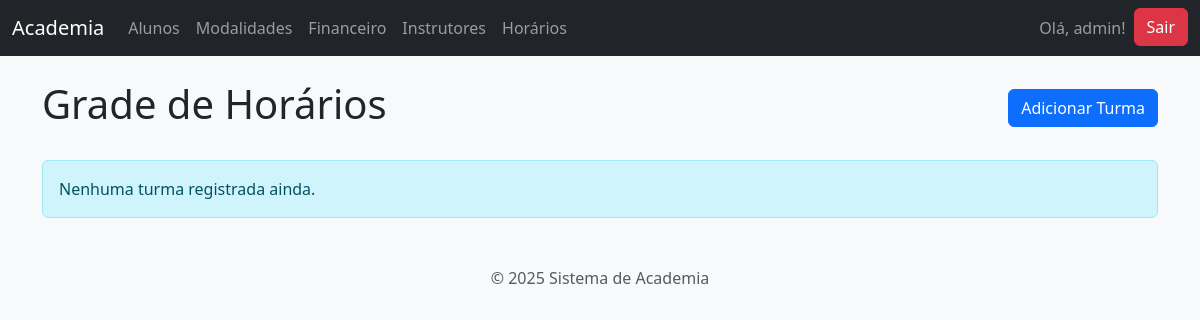
Before: /gestao/horarios/ (signed in) with the older database file.
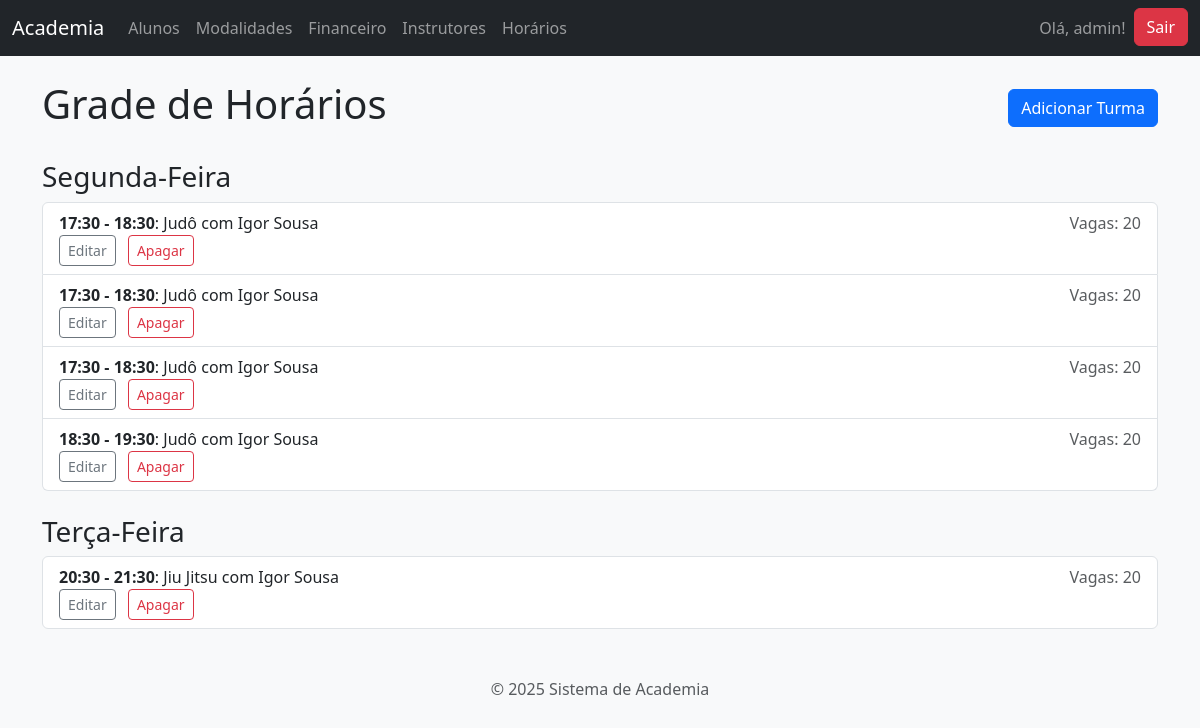
After: the same page with the newer database file.
### gestao_academia/models.py (models this page shows, shortened)
class Turma(models.Model):
    DIAS_SEMANA = [
        (1,'Segunda-Feira'),
        (2, 'Terça-Feira'),
        (3, 'Quarta-Feira'),
        (4, 'Quinta-Feira'),
        (5,'Sexta-Feira'),
        (6, 'Sabado'),
        (7, 'Domingo'),
    ]
    modalidade = models.ForeignKey(Modalidade, on_delete=models.CASCADE, related_name="turmas")
    instrutor = models.ForeignKey(Instrutor, on_delete=models.SET_NULL, null=True, blank=True, related_name="turmas")
    dia_da_semana = models.IntegerField(choices=DIAS_SEMANA, verbose_name="Dia da Semana")
    horario_inicio = models.TimeField(verbose_name="Horário  de Início")
    horario_fim = models.TimeField(verbose_name="Horário Fim")
    max_alunos = models.PositiveIntegerField(verbose_name="Máximo de Alunos")

class Modalidade(models.Model):
   nome  = models.CharField(max_length=100,unique=True, help_text="Nome da modalidade (Ex: Judô, Jiu Jitsu.)")
   descricao = models.TextField(blank=True,null=True, help_text="Uma breve descrição da modalidade.")
   utiliza_faixas = models.BooleanField(default=False, verbose_name="Utiliza Faixas?")

class Instrutor(models.Model):
    nome = models.CharField(max_length= 255, verbose_name="Nome do Instrutor")
    telefone = models.CharField(max_length=20, blank=True, null=True, verbose_name="Telefone")
    email = models.EmailField(max_length=255, unique=True, blank=True, null=True, verbose_name="E-mail")

### gestao_academia/views.py (the view)
# urls.py: path('horarios/', views.grade_horarios, name='grade_horarios'),
@login_required
def grade_horarios(request):
    turmas = Turma.objects.all()
    dias_com_turmas = {}
    for dia_num, dia_nome in Turma.DIAS_SEMANA:
        turmas_do_dia = turmas.filter(dia_da_semana=dia_num)
        if turmas_do_dia:
            dias_com_turmas[dia_nome] = turmas_do_dia
    return render(request,'gestao_academia/grade_horarios.html', {'dias_com_turmas': dias_com_turmas})

### gestao_academia/templates/gestao_academia/grade_horarios.html (shortened to what this page needs)
{% extends 'base.html' %}
{% block content %}
<div class="d-flex justify-content-between align-items-center mb-4">
    <h1>Grade de Horários</h1>
    <a href="{% url 'turma_criar' %}" class="btn btn-primary">Adicionar Turma</a>
</div>
{% for dia, turmas_do_dia in dias_com_turmas.items %}
    <h3 class="mt-4">{{ dia }}</h3>
    <div class="list-group">
        {% for turma in turmas_do_dia %}
            <div class="list-group-item">
                <strong>{{ turma.horario_inicio|time:"H:i" }} - {{ turma.horario_fim|time:"H:i" }}</strong>:
                {{ turma.modalidade.nome }} com {{ turma.instrutor.nome|default:"-" }}
                <span class="float-end text-muted">Vagas: {{ turma.max_alunos }}</span>
                <div>
                    <a href="{% url 'turma_editar' pk=turma.pk %}" class="btn btn-sm btn-outline-secondary">Editar</a>
                    <a href="{% url 'turma_apagar' pk=turma.pk %}" class="btn btn-sm btn-outline-danger ms-2">Apagar</a>
                </div>
            </div>
        {% endfor %}
    </div>
{% empty %}
    <div class="alert alert-info">Nenhuma turma registrada ainda.</div>
{% endfor %}
{% endblock %}

### templates/base.html (shortened to what this page needs)
<!DOCTYPE html>
<html lang="pt-br">
<head>
    <link href="https://cdn.jsdelivr.net/npm/bootstrap@5.3.3/dist/css/bootstrap.min.css" rel="stylesheet">
</head>
<body class="bg-light">
 <nav class="navbar navbar-expand-lg navbar-dark bg-dark mb-4">
    <div class="container-fluid">
        <a class="navbar-brand" href="{% url 'dashboard' %}">Academia</a>
        <div class="collapse navbar-collapse" id="navbarNav">
            <ul class="navbar-nav me-auto mb-2 mb-lg-0">
                {% if user.is_authenticated %}
                    <li class="nav-item">
                        <a class="nav-link" href="{% url 'lista_alunos' %}">Alunos</a>
                    </li>
                    <li class="nav-item">
                        <a class="nav-link" href="{% url 'lista_modalidades' %}">Modalidades</a>
                    </li>
                    <li class="nav-item">
                        <a class="nav-link" href="{% url 'lista_pagamentos' %}">Financeiro</a>
                    </li>
                    <li class="nav-item">
                        <a class="nav-link" href="{% url 'lista_instrutores' %}">Instrutores</a>
                    </li>
                    <li class="nav-item">
                        <a class="nav-link" href="{% url 'grade_horarios' %}">Horários</a>
                    </li>
                {% endif %}
            </ul>
            <ul class="navbar-nav ms-auto">
                {% if user.is_authenticated %}
                    <li class="nav-item">
                        <span class="nav-link">Olá, {{ user.username }}!</span>
                    </li>
                    <li class="nav-item">
                        <form action="{% url 'logout' %}" method="post">
                            <button type="submit" class="btn btn-danger">Sair</button>
                        </form>
                    </li>
                {% endif %}
            </ul>
        </div>
    </div>
</nav>
    <main class="container">
        {% block content %}{% endblock %}
    </main>
    <footer class="text-center text-muted mt-5">
        <p>&copy; {% now "Y" %} Sistema de Academia</p>
    </footer>
</body>
</html>

Changed rows visible on the page:
added Turma: horario_inicio "17:30", horario_fim "18:30", modalidade.nome "Judô", instrutor.nome "Igor Sousa", max_alunos "20", shown under "Segunda-Feira"
added Turma: horario_inicio "17:30", horario_fim "18:30", modalidade.nome "Judô", instrutor.nome "Igor Sousa", max_alunos "20", shown under "Segunda-Feira"
added Turma: horario_inicio "17:30", horario_fim "18:30", modalidade.nome "Judô", instrutor.nome "Igor Sousa", max_alunos "20", shown under "Segunda-Feira"
added Turma: horario_inicio "18:30", horario_fim "19:30", modalidade.nome "Judô", instrutor.nome "Igor Sousa", max_alunos "20", shown under "Segunda-Feira"
added Turma: horario_inicio "20:30", horario_fim "21:30", modalidade.nome "Jiu Jitsu", instrutor.nome "Igor Sousa", max_alunos "20", shown under "Terça-Feira"
Other visible differences:
new list line: "Segunda-Feira"
new list line: "Terça-Feira"
text no longer shown: "Nenhuma turma registrada ainda."
